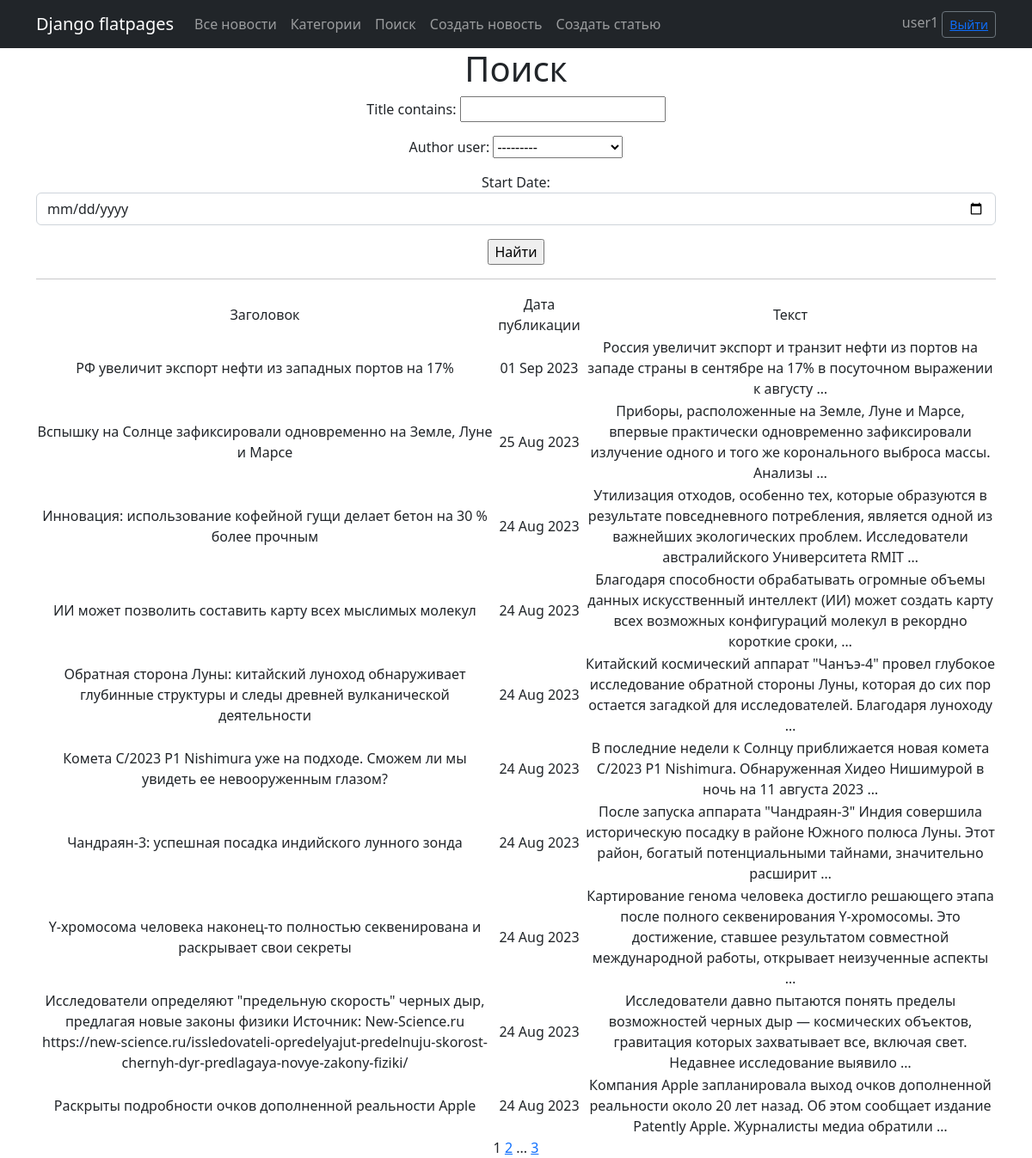
/news/search/ (signed in), run on the app's committed database.
### news/models.py (models this page shows, shortened)
class Post(models.Model):
    news = 'N'
    article = 'A'
    POSITIONS = [
        (news, 'Новость'),
        (article, 'Статья')
    ]
    author = models.ForeignKey(Author, on_delete=models.CASCADE)
    select = models.CharField(max_length=1, choices=POSITIONS, default=news)
    datetime = models.DateTimeField(auto_now_add=True)
    title = models.CharField(max_length=255)
    text = models.TextField()
    category = models.ManyToManyField(Category)
    rating = models.IntegerField(default=0)

### news/views.py (the view)
# urls.py: path('search/', PostSearch.as_view(), name='search'),
class PostSearch(LoginRequiredMixin, ListView):
    model = Post
    ordering = '-datetime'
    template_name = 'search.html'
    context_object_name = 'posts'
    paginate_by = 10
    def get_queryset(self):
        queryset = super().get_queryset()
        self.filterset = PostFilter(self.request.GET, queryset)
        return self.filterset.qs
    def get_context_data(self, **kwargs):
        context = super().get_context_data(**kwargs)
        context['filterset'] = self.filterset
        return context

### news/templatetags/custom_filters.py (called while the page is built)
@register.filter()
def censor(value):
    def check_word(word):
        for j in range(0, len(word_list)):
            if word.lower() == word_list[j]:
                new_word = word[0]
                for k in range(1, len(word)):
                    new_word += '*'
                word = new_word
        return word
    if type(value) != str:
        return 'Ошибка: "value" не строка!'
    s = ''
    i = 0
    new_word = ''
    while i < len(value):
        c = value[i]
        if (c != ' ') and (c != '.') and (c != ',') and (c != '!') and (c != '?') and (c != ' '):
            new_word += c
        else:
            if new_word != '':
                s = s + check_word(new_word) + c
                new_word = ''
            else:
                s += c
        i += 1
    if new_word != '':
        s = s + check_word(new_word)
    return s

### news/templatetags/custom_tags.py (called while the page is built)
@register.simple_tag(takes_context=True)
def url_replace(context, **kwargs):
   d = context['request'].GET.copy()
   for k, v in kwargs.items():
       d[k] = v
   return d.urlencode()

### templates/search.html (shortened to what this page needs)
{% extends 'flatpages/default.html' %}
{% load custom_filters %}
{% load custom_tags %}
{% block content %}
   <h1>Поиск</h1>
   <form action="" method="get">
       {{ filterset.form.as_p }}
       <input type="submit" value="Найти" />
   </form>
   <hr>
   {% if posts %}
       <table>
           <tr>
               <td>Заголовок</td>
               <td>Дата публикации</td>
               <td>Текст</td>
           </tr>
           {% for post in posts %}
           <tr>
               <td>{{ post.title|censor }}</td>
               <td>{{ post.datetime|date:'d M Y' }}</td>
               <td>{{ post.text|censor|truncatewords:20 }}</td>
           </tr>
           {% endfor %}
       </table>
   {% else %}
       <h2>Новостей нет!</h2>
   {% endif %}
   {{ page_obj.number }}
   {% if page_obj.has_next %}
       <a href="?{% url_replace page=page_obj.next_page_number %}">{{ page_obj.next_page_number }}</a>
       {% if paginator.num_pages != page_obj.next_page_number %}
           ...
           <a href="?{% url_replace page=page_obj.paginator.num_pages %}">{{ page_obj.paginator.num_pages }}</a>
       {% endif %}
   {% endif %}
{% endblock content %}

### templates/flatpages/default.html (shortened to what this page needs)
<!DOCTYPE html>
<html lang="en">
    <head>
        {% load static %}
        <link href="{% static 'css/styles.css' %}" rel="stylesheet" />
    </head>
    <body>
        <nav class="navbar navbar-expand-lg navbar-dark bg-dark static-top">
           <div class="container">
               <a class="navbar-brand" href="#">Django flatpages</a>
               <div class="collapse navbar-collapse" id="navbarResponsive">
                   <ul class="navbar-nav ml-auto">
                       <li class="nav-item">
                           <a class="nav-link" href="/news">Все новости</a>
                       </li>
                       <li class="nav-item">
                           <a class="nav-link" href="/news/categories/">Категории</a>
                       </li>
                       <li class="nav-item">
                           <a class="nav-link" href="/news/search/">Поиск</a>
                       </li>
                       <li class="nav-item">
                           <a class="nav-link" href="/news/create/">Создать новость</a>
                       </li>
                       <li class="nav-item">
                           <a class="nav-link" href="/articles/create/">Создать статью</a>
                       </li>
                   </ul>
               </div>
               <form class="form-inline">
               <span class="navbar-text">
                   {{request.user.username}}
               </span>
               <button class="btn btn-sm btn-outline-secondary" type="button"> <a href="/sign/logout/">Выйти</a> </button>
               </form>
           </div>
        </nav>
        <div class="container">
           <div class="row">
               <div class="col-lg-12 text-center">
                   {% block content %}{% endblock content %}
               </div>
           </div>
        </div>
    </body>
</html>

### data on the page
Post: title|censor "РФ увеличит экспорт нефти из западных портов на 17%", datetime "01 Sep 2023", text|censor "Россия увеличит экспорт и транзит нефти из портов на западе страны в сентябре на 17% в посуточном выражении к августу …"
Post: title|censor "Вспышку на Солнце зафиксировали одновременно на Земле, Луне и Марсе", datetime "25 Aug 2023", text|censor "Приборы, расположенные на Земле, Луне и Марсе, впервые практически одновременно зафиксировали излучение одного и того же коронального выброса массы. Анализы …"
Post: title|censor "Инновация: использование кофейной гущи делает бетон на 30 % более прочным", datetime "24 Aug 2023", text|censor "Утилизация отходов, особенно тех, которые образуются в результате повседневного потребления, является одной из важнейших экологических проблем. Исследователи австралийского Университета RMIT …"
Post: title|censor "ИИ может позволить составить карту всех мыслимых молекул", datetime "24 Aug 2023", text|censor "Благодаря способности обрабатывать огромные объемы данных искусственный интеллект (ИИ) может создать карту всех возможных конфигураций молекул в рекордно короткие сроки, …"
Post: title|censor "Обратная сторона Луны: китайский луноход обнаруживает глубинные структуры и следы древней вулканической деятельности", datetime "24 Aug 2023", text|censor "Китайский космический аппарат \"Чанъэ-4\" провел глубокое исследование обратной стороны Луны, которая до сих пор остается загадкой для исследователей. Благодаря луноходу …"
Post: title|censor "Комета C/2023 P1 Nishimura уже на подходе. Сможем ли мы увидеть ее невооруженным глазом?", datetime "24 Aug 2023", text|censor "В последние недели к Солнцу приближается новая комета C/2023 P1 Nishimura. Обнаруженная Хидео Нишимурой в ночь на 11 августа 2023 …"
Post: title|censor "Чандраян-3: успешная посадка индийского лунного зонда", datetime "24 Aug 2023", text|censor "После запуска аппарата \"Чандраян-3\" Индия совершила историческую посадку в районе Южного полюса Луны. Этот район, богатый потенциальными тайнами, значительно расширит …"
Post: title|censor "Y-хромосома человека наконец-то полностью секвенирована и раскрывает свои секреты", datetime "24 Aug 2023", text|censor "Картирование генома человека достигло решающего этапа после полного секвенирования Y-хромосомы. Это достижение, ставшее результатом совместной международной работы, открывает неизученные аспекты …"
Post: title|censor "Исследователи определяют \"предельную скорость\" черных дыр, предлагая новые законы физики Источник: New-Science.ru https://new-science.ru/issledovateli-opredelyajut-predelnuju-skorost-chernyh-dyr-predlagaya-novye-zakony-fiziki/", datetime "24 Aug 2023", text|censor "Исследователи давно пытаются понять пределы возможностей черных дыр — космических объектов, гравитация которых захватывает все, включая свет. Недавнее исследование выявило …"
Post: title|censor "Раскрыты подробности очков дополненной реальности Apple", datetime "24 Aug 2023", text|censor "Компания Apple запланировала выход очков дополненной реальности около 20 лет назад. Об этом сообщает издание Patently Apple. Журналисты медиа обратили …"

### other printed values
{{ request.user.username }} "user1"
{{ page_obj.number }} "1"
{{ page_obj.next_page_number }} "2"
{{ page_obj.paginator.num_pages }} "3"
